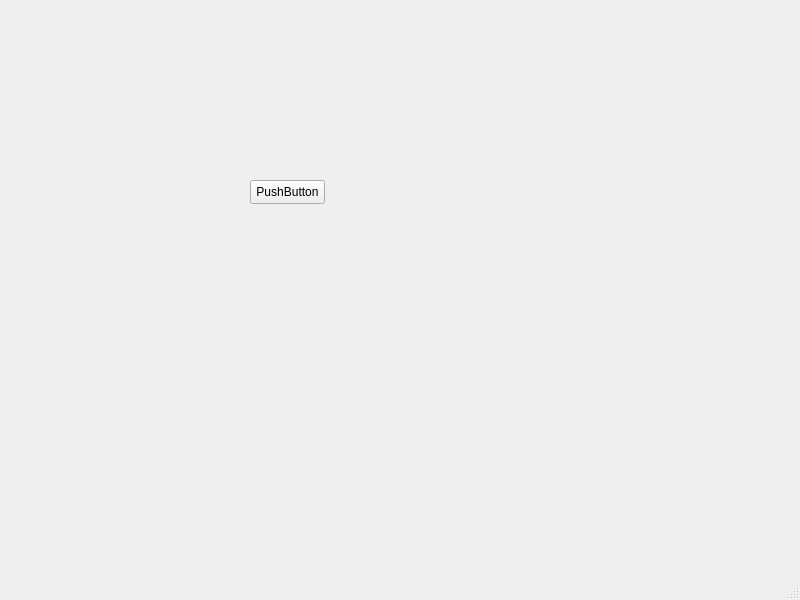
<?xml version="1.0" encoding="UTF-8"?>
<ui version="4.0">
 <class>MainWindow</class>
 <widget class="QMainWindow" name="MainWindow">
  <property name="geometry">
   <rect>
    <x>0</x>
    <y>0</y>
    <width>800</width>
    <height>600</height>
   </rect>
  </property>
  <property name="windowTitle">
   <string>MainWindow</string>
  </property>
  <widget class="QWidget" name="centralwidget">
   <widget class="QPushButton" name="pushButton">
    <property name="geometry">
     <rect>
      <x>250</x>
      <y>180</y>
      <width>75</width>
      <height>24</height>
     </rect>
    </property>
    <property name="text">
     <string>PushButton</string>
    </property>
   </widget>
  </widget>
  <widget class="QMenuBar" name="menubar">
   <property name="geometry">
    <rect>
     <x>0</x>
     <y>0</y>
     <width>800</width>
     <height>22</height>
    </rect>
   </property>
  </widget>
  <widget class="QStatusBar" name="statusbar"/>
 </widget>
 <resources/>
 <connections/>
</ui>
